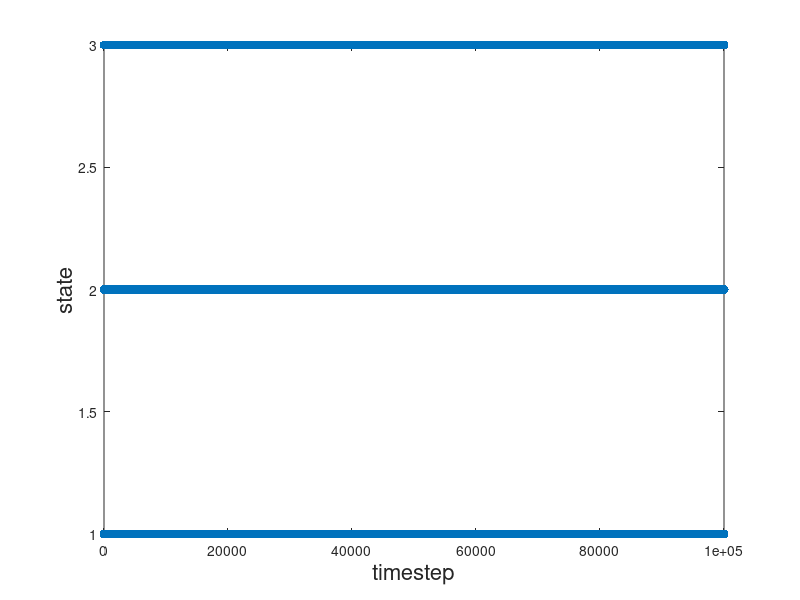
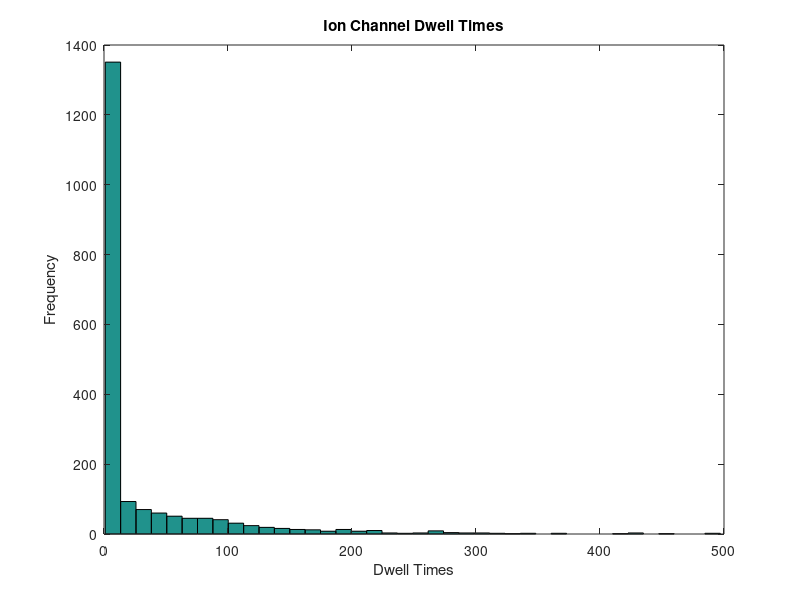

MATLAB code for these plots, in order: (Note: this script raises an error after producing the figures.)
clear all; close all; clc;
% Problem 3: Simulating Markov Chains and Dwell times
% Part 2)
A = [0.98 0.1 0;
    0.02 0.7  0.05;
    0 0.2 0.95];


numsteps = 100000; %number of timesteps simulated
 
%list of states on this realization. xlist(k)=1 means in state 1 at
%timestep k, etc
states=zeros(1,numsteps);  

%initial state
states(1)=1;

for k=1:numsteps-1

    %uniformly distributed random number - will use for transitions from
    %timestep k to current timestep k+1
    rd=rand ;
    
    % take the column corresponding to our current state
    probs = A(:, states(k));
    intervals = cumsum(probs);
    
    new_state = 1;
    while rd > intervals(new_state)
       new_state = new_state + 1; 
    end

    states(k+1) = new_state;
end

%---- Plots state over time
figure(1)
set(gca,'FontSize',18)
plot(1:numsteps,states,'.','MarkerSize',20)
xlabel('timestep','FontSize',16)
ylabel('state','FontSize',16)


% Part 3)
% 1 corresponds to open, 0 corresponds to closed
reduced_states = (states == 3);

% Part 4): Calculate Dwell times
% dwell time = number of steps where you stay in same state
start_state = reduced_states(1);

% what indices do I swap states in?
swap_indices = [1, find(diff(reduced_states)), numsteps];

% number of indices between the times I swap states
dwell_times = diff(swap_indices);

% Since there are only two overall states, open/closed, every state change
% is either open -> closed or vice versa.
if start_state == 0
    closed_dwell_times = dwell_times(1:2:end);
else
    closed_dwell_times = dwell_times(2:2:end);
end

num_bins = 40;

figure(2)
hist(closed_dwell_times, num_bins)
xlabel("Dwell Times");
ylabel("Frequency");
title('Ion Channel Dwell Times');



figure(3)
[N, X] = hist(closed_dwell_times, num_bins);
expfit = fit(X.', N.', 'exp1'); % fit to first degree exponential
expfit2 = fit(X.', N.', 'exp2'); % fit to second degree exponential

plot(X, N, 'r.', 'markersize', 20), hold on;
plot(expfit, 'b-'), hold on;
plot(expfit2, 'g-')
ylim([0,1.1*max(N)])
legend({'dwell times', 'single exponential fit', 'two exponential fit'})
set(gca, 'fontsize', 20);
title("Fitting Exponential Curves to our dwell times");
xlabel("Dwell times");
ylabel("Frequency");

%% Problem 4: Simulating Markov Chains and Neural Spiking
clear all; close all; clc;
IN = [0.98 0.1 0;
    0.02 0.7  0.05;
    0 0.2 0.95];

OUT = [0.9 0.1 0;
       0.1 0.6 0.1; 
        0 0.3 0.9]; 
    
N_in = 100;
N_out = 50;
T_range = 0:100;



[V_in, D_in] = eig(IN)

% we see third eigenvalue = 1, so our stable distribution is third column
% of V, normalized so it sums to one.
pi_in = V_in(:,3)/sum(V_in(:,3))

[V_out, D_out] = eig(OUT)

% We see third eigenvalue = 1, so our stable distribution is the third
% column of V, normalized so it sums to one.
pi_out = V_out(:,3) / sum(V_out(:,3))

p_in = pi_in(3);
p_out = pi_out(3);


% Calculating using math
probs = zeros(1, length(T_range));

for index = 1:length(T_range)
    T = T_range(index);
    probs(index) = sum(binopdf(T+1+(0:N_in-T-1), N_in, p_in) ...
        .*binocdf(0:N_in-T-1, N_out, p_out));
end

% Calculating using coin tosses

% T_range = 0:100
trials = 10000;
probs2 = zeros(1,length(T_range));
for index = 1:length(T_range)
    T = T_range(index);
    
    n_ins = sum(rand(N_in,trials) <= p_in);
    n_outs = sum(rand(N_out,trials) <= p_out);
    
    probs2(index) = sum(n_ins - n_outs > T) / trials;
end


figure(4)
plot(T_range, probs, 'r-', 'linewidth', 3), hold on;
plot(T_range, probs2, 'b.', 'markersize', 12), hold off;
legend({'calculated', 'coin flip simulation'})

ylim([0,1])
xlabel('Threshold (T)');
ylabel('Probability of Spike');
set(gca, 'fontsize', 20);
title(strcat('N_{in} = ', num2str(N_in), ' and N_{out} = ', num2str(N_out)));

% simulation verifies our mathematical results


% Repeat this for Ninward = 10, Noutward = 5 and for Ninward = 1000, Noutward = 500, 
% and for any other combinations of values you wish 
